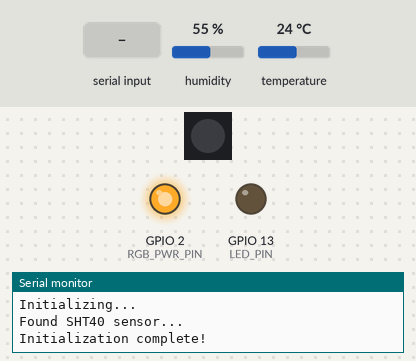
This sketch was run on a simulated ESP32. On the bench: 1 RGB LEDs in strip order, left to right, output pins drawn as LEDs (lit = HIGH), the last lines printed to the serial monitor. Inputs (shaded band) come from the test bench; at power-on: humidity 55 %, temperature 24 °C. Dim RGB values are drawn brighter than linear; random numbers use the default seed unless the sketch sets one; nothing arrives over Bluetooth unless stated.

Above: at 1.3 s.
1.4 s: "1\n" received over the second serial link
At 1.52 s:
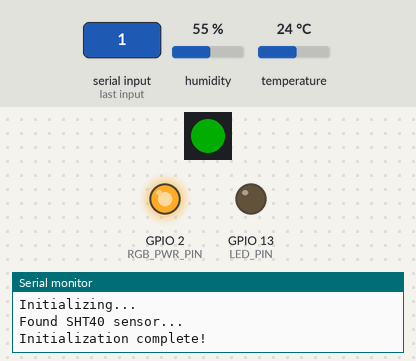
At 1.87 s:
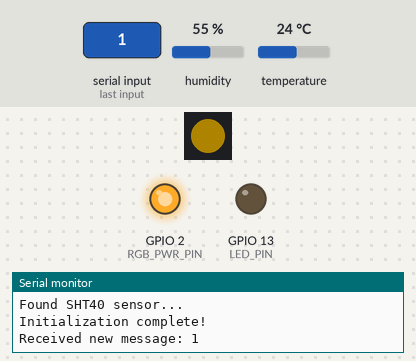
Timing chart, 0 to 28.3 s (numbered marks = the images above; inputs shaded):
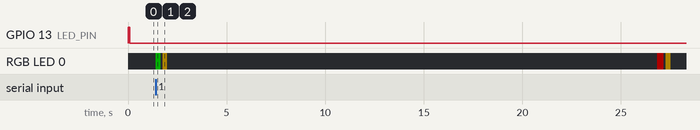

The sketch:

SoilSensing-1V1-Static.ino
```cpp
#include "Wire.h"
#include <Adafruit_NeoPixel.h>
#include "Adafruit_SHT4x.h"
#include <BluetoothSerial.h>

#define LED_PIN 13
#define RGB_DATA_PIN 0
#define RGB_PWR_PIN 2
#define SOIL_SENSOR_PIN 25

const String NODE_NAME = "ESP32-1";
const String NEXT_HOP_NAME = "ESP32-0";

BluetoothSerial SerialBT;
Adafruit_NeoPixel pixels(1, RGB_DATA_PIN, NEO_GRB + NEO_KHZ800);
Adafruit_SHT4x sht4 = Adafruit_SHT4x();

String msg = "";
uint32_t nextSensorSampleTime = UINT32_MAX;
bool hasSoilSensor = false;
bool hasTempSensor = false;

void setLed(bool state){
  digitalWrite(LED_PIN, state);
}

void setRGB(uint8_t state, uint32_t duration = 100){
  if(state == 1){
    pixels.setPixelColor(0, pixels.Color(255, 0, 0));
  }
  else if(state == 2){
    pixels.setPixelColor(0, pixels.Color(255, 191, 0));
  }
  else if(state == 3){
    pixels.setPixelColor(0, pixels.Color(0, 255, 0));
  }
  else if(state == 4){
    pixels.setPixelColor(0, pixels.Color(0, 0, 255));
  }
  else{
    pixels.clear();
  }
  pixels.show();
  delay(duration);
}

void updateSensorSampleTime(){
  nextSensorSampleTime = millis() + 30000 + random(-5000, 6000);
}

uint16_t readSoilSensor(){
  return analogRead(SOIL_SENSOR_PIN);
}

void setup() {
  // Serial init
  Serial.begin(115200);
  Serial.println("Initializing...");

  // I2C init
  Wire.begin();

  // LED init
  pinMode(LED_PIN, OUTPUT);
  setLed(true);

  // RGB LED init
  pinMode(RGB_PWR_PIN, OUTPUT);
  digitalWrite(RGB_PWR_PIN, HIGH);
  pixels.begin();
  pixels.setBrightness(50);
  // setRGB(1, 500);
  // setRGB(2, 500);
  // setRGB(3, 500);
  // setRGB(4, 500);
  setRGB(0);

  // Humidity / temp sensor init
  hasTempSensor = sht4.begin();
  if(hasTempSensor){
    sht4.setPrecision(SHT4X_HIGH_PRECISION);
    Serial.println("Found SHT40 sensor...");
  }
  else{
    Serial.println("Unable to find SHT40 sensor...");
  }

  // Soil sensor init
  pinMode(SOIL_SENSOR_PIN, INPUT);
  hasSoilSensor = true;

  // Sensor sample init
  if(hasSoilSensor || hasTempSensor){
    randomSeed(analogRead(26));
    updateSensorSampleTime();
  }

  // Bluetooth init
  SerialBT.begin(NODE_NAME);
  SerialBT.setTimeout(1000);

  Serial.println("Initialization complete!");
  setLed(false);
}

void loop() {
  // Update sensor message
  if(millis() > nextSensorSampleTime){
    setRGB(1, 250);
    // Serial.println("Updating sensor values...");
    String currTemp = "";
    String currHumidity = "";
    String currSoilMoisture = "";

    // Temp sensor update
    if(hasTempSensor){
      sensors_event_t humidity, temp;
      sht4.getEvent(&humidity, &temp);
      currTemp = String(temp.temperature);
      currHumidity = String(humidity.relative_humidity);
      // Serial.print("Temperature: "); Serial.print(temp.temperature); Serial.println(" degrees C");
      // Serial.print("Humidity: "); Serial.print(humidity.relative_humidity); Serial.println("% rH");
    }

    // Soil sensor update
    if(hasSoilSensor){
      currSoilMoisture = String(readSoilSensor());
    }

    // Update message
    msg = "$" + NODE_NAME + "," + currTemp+ "," + currHumidity + "," + currSoilMoisture;
    updateSensorSampleTime();
    Serial.println("Generated new message: " + msg);
    setRGB(0);
  }

  // Check if received message
  else if(SerialBT.available()){
    setRGB(3, 250);
    msg = SerialBT.readStringUntil('\n');
    Serial.println("Received new message: " + msg);
    setRGB(0);
  }

  // Connect and transmit if message is ready
  if(msg.length() > 0 && NEXT_HOP_NAME.length() > 0){
    setRGB(2, 250);

    // Change to master mode
    SerialBT.disconnect();
    SerialBT.end();
    SerialBT.begin(NODE_NAME + "-M", true);

    while(true){
      // Connect to next hop node
      if(SerialBT.connect(NEXT_HOP_NAME)){
        // Send message
        Serial.println("Sent message <" + msg + "> to " + NEXT_HOP_NAME);
        SerialBT.println(msg);

        // Change to client mode
        SerialBT.disconnect();
        SerialBT.end();
        SerialBT.begin(NODE_NAME);
        msg = "";
        break;
      }
      else{
        Serial.println("Unable to connect to next hop...");
      }
      delay(2000);
    }

    setRGB(0);
  }
}
```
